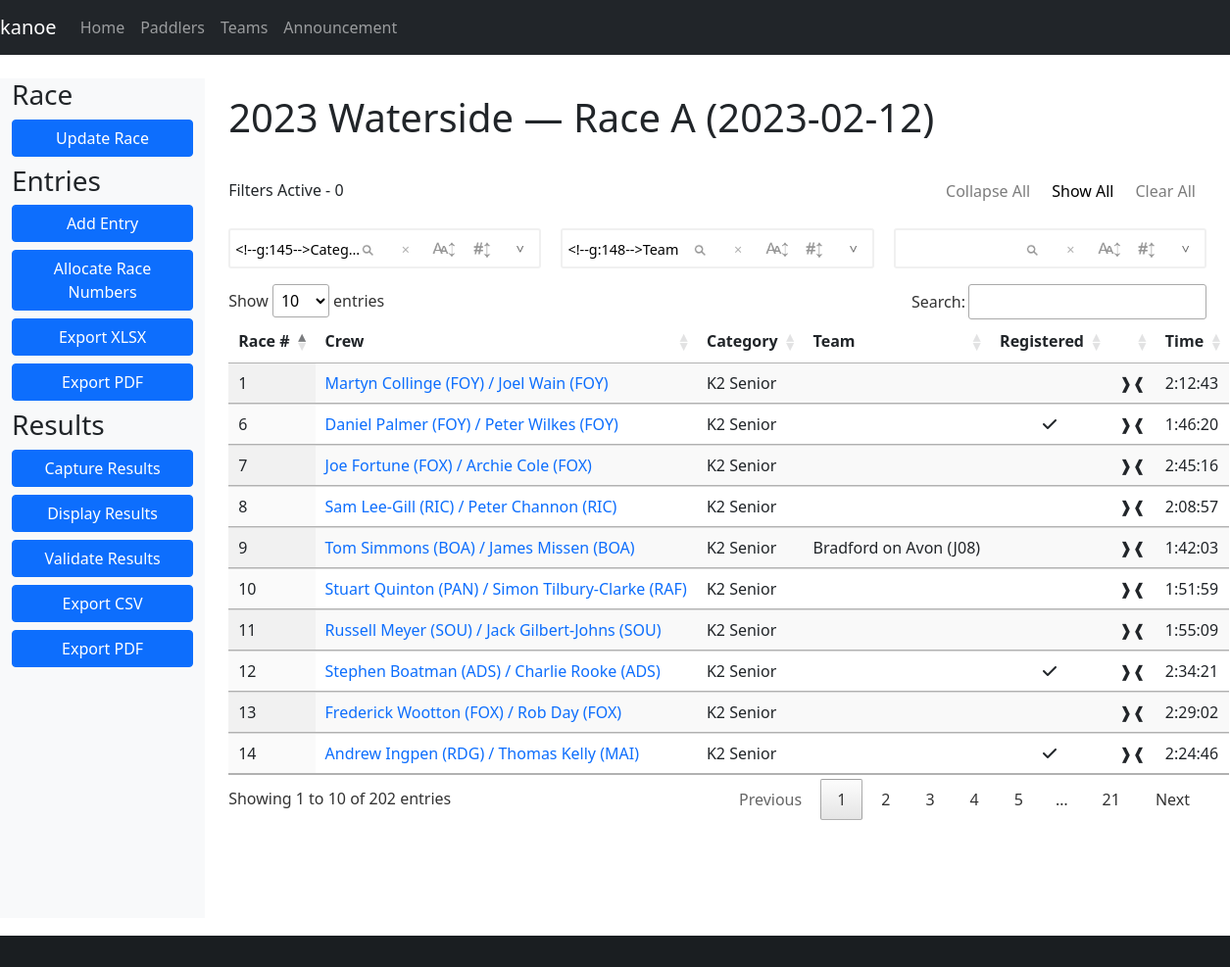
The page /race/1 on the database its author committed.
### database/database/race.py (models this page shows, shortened)
class Race(Base):
    __tablename__ = "race"
    __table_args__ = (UniqueConstraint("name", "date", name="uq_race_name_date"),)
    id = Column(Integer, primary_key=True)
    name = Column(String, nullable=False)
    date = Column(Date, nullable=False)
    series_id = Column(Integer, ForeignKey(Series.id), index=True)
    time_min_start = Column(String)
    time_max_start = Column(String)
    time_min_finish = Column(String)
    time_max_finish = Column(String)
    series = relationship(Series, backref="races", lazy="joined")

### database/database/entry.py (models this page shows, shortened)
class Entry(Base):
    __tablename__ = "entry"
    id = Column(Integer, primary_key=True)
    race_id = Column(Integer, ForeignKey(Race.id), index=True)
    category_id = Column(Integer, ForeignKey(Category.id), index=True)
    boat_type = Column(boat_type, index=True)
    entry_number = Column(Integer)
    online = Column(Boolean)
    series = Column(Boolean)
    series_id = Column(Integer, ForeignKey(Series.id), index=True)
    time_start = Column(String)
    time_finish = Column(String)
    time_adjustment = Column(Integer)
    registered = Column(Boolean, default=False, nullable=False)
    retired = Column(Boolean, default=False, nullable=False)
    scratched = Column(Boolean, default=False, nullable=False)
    disqualified = Column(Boolean, default=False, nullable=False)
    note = Column(Text)
    category = relationship(Category, backref="entries", lazy="joined")
    race = relationship(Race, backref="entries", lazy="joined")
    race_number = relationship("Number", secondary="number_entry", uselist=False)
    def __str__(self):
        names = [str(crew) for crew in self.crews]
        return " / ".join(names)
    @property
    def time(self):
        if self.time_start and self.time_finish:
            time_start = datetime.datetime.strptime(self.time_start, "%H:%M:%S")
            time_finish = datetime.datetime.strptime(self.time_finish, "%H:%M:%S")
            return (
                time_finish
                - time_start
                + datetime.timedelta(seconds=(self.time_adjustment or 0))
            )
        else:
            return None
    @property
    def team(self):
        teams = [crew.team for crew in self.crews]
        teams = list(set(teams))
        if len(teams) == 1:
            return teams[0]
        else:
            return None

### database/database/number.py (models this page shows, shortened)
class Number(Base):
    __tablename__ = "number"
    id = Column(Integer, primary_key=True)
    lost = Column(Boolean)
    def __str__(self):
        return str(self.id)

### database/database/club.py (models this page shows, shortened)
class Club(Base):
    __tablename__ = "club"
    id = Column(String(3), primary_key=True)
    name = Column(String)

### database/database/paddler.py (models this page shows, shortened)
class Paddler(Base):
    __tablename__ = "paddler"
    id = Column(Integer, primary_key=True)
    bcu = Column(Integer)  # BCU = British Canoe Union
    bcu_expiry = Column(Date)
    division = Column(Integer)
    title = Column(String)
    first = Column(String)
    middle = Column(String)
    last = Column(String)
    suffix = Column(String)
    dob = Column(Date)
    address = Column(String)
    email = Column(String)
    phone = Column(String)
    emergency_name = Column(String)
    emergency_phone = Column(String)
    age_group_id = Column(Integer, ForeignKey(AgeGroup.id), index=True)
    age_group = relationship(AgeGroup, backref="paddlers", lazy="joined")
    @hybrid_property
    def name(self):
        return combine_names(self.first, self.middle, self.last)

### database/database/category.py (models this page shows, shortened)
class Category(Base):
    __tablename__ = "category"
    __table_args__ = (UniqueConstraint("label", name="uq_category_label"),)
    id = Column(Integer, primary_key=True)
    label = Column(String)
    def __str__(self):
        return self.label

### database/database/team.py (models this page shows, shortened)
class Team(Base):
    __tablename__ = "team"
    __table_args__ = (
        UniqueConstraint("name", "series_id", name="uq_team_name_series"),
    )
    id = Column(Integer, primary_key=True)
    name = Column(String)
    team_type_id = Column(Integer, ForeignKey(TeamType.id), nullable=False)
    series_id = Column(Integer, ForeignKey(Series.id), index=True, nullable=False)
    type = relationship(TeamType, backref="teams")
    series = relationship(Series, backref="teams", lazy="joined")
    def __str__(self):
        return self.name

### kanoe/views/race.py (the view)
@blueprint.route("/race/<race_id>")
@login_required
def race(race_id):
    entries = session.query(db.Entry).filter(db.Entry.race_id == race_id).all()
    race = session.query(db.Race).get(race_id)
    return render_template("race.j2", race=race, entries=entries)

### database/database/crew.py (called while the page is built)
    def __str__(self):
        club = f" ({self.club.id})" if self.club else ""
        return f"{self.paddler.name}{club}"

### database/database/paddler.py (called while the page is built)
def combine_names(first, middle, last):
    name = [first, middle, last]
    name = list(filter(lambda item: item is not None, name))
    name = " ".join(name)
    name = name.strip()
    return name

### kanoe/templates/race.j2 (shortened to what this page needs)
{% extends "base-fluid.j2" %}
{% block styles %}
{% include 'common/datatables-css.j2' %}
{% include 'common/datatables-filter-css.j2' %}
{% endblock %}
{% block content %}
<h1>{{ race.name }} ({{ race.date }})</h1>
<div class="row">
    <div class="col-sm-12">
        <div id="wrapper" style="visibility: hidden;">
            <table id="entries" class="table table-striped display nowrap" style="width:100%;">
                <thead>
                    <tr>
                        <th>Race #</th>
                        <th>Crew</th>
                        <th>Category</th>
                        <th>Team</th>
                        <th>Registered</th>
                        <th></th>
                        <th>Time</th>
                    </tr>
                </thead>
                <tbody>
                    {% for entry in entries %}
                    <tr>
                        <td>{{ entry.race_number or "" }}</td>
                        <td><a href="{{ url_for('kanoe.entry', entry_id=entry.id) }}">{{ entry }}</a></td>
                        <td>{{ entry.category }}</td>
                        <td>{{ entry.team or "" }}</td>
                        <td class="text-center">{% if entry.registered %}<i class="fas fa-check"></i>{% endif %}</td>
                        <td>{% if entry.time_start %}❱{% endif %}{% if entry.time_start and entry.time_finish %}❰{%
                            endif %}</td>
                        {% if entry.time %}
                        <td data-sort="{{ entry.time.total_seconds() }}">{{ entry.time }}</td>
                        {% else %}
                        <td></td>
                        {% endif %}
                    </tr>
                    {% endfor %}
                </tbody>
            </table>
        </div>
    </div>
</div>
{% endblock %}
{% block sidebar %}
{% include 'sidebar-race.j2' %}
{% endblock %}

### kanoe/static/css/styles.css (style rules this page uses)
:root { --colour-yellow: #fed00c; --colour-yellow-muted: #ffe269; }
body { padding-top: 60px; }
.row > * { margin-top: 20px; }
a { text-decoration: none; }

### rows shown on the page
Race: name "2023 Waterside — Race A", date "2023-02-12"
Entry: race_number "1", last "Martyn Collinge (FOY) / Joel Wain (FOY)", category "K2 Senior", time "2:12:43"
Entry: race_number "6", last "Daniel Palmer (FOY) / Peter Wilkes (FOY)", category "K2 Senior", registered True (drawn), time "1:46:20"
Entry: race_number "7", last "Joe Fortune (FOX) / Archie Cole (FOX)", category "K2 Senior", time "2:45:16"
Entry: race_number "8", last "Sam Lee-Gill (RIC) / Peter Channon (RIC)", category "K2 Senior", time "2:08:57"
Entry: race_number "9", last "Tom Simmons (BOA) / James Missen (BOA)", category "K2 Senior", name "Bradford on Avon (J08)", time "1:42:03"
Entry: race_number "10", last "Stuart Quinton (PAN) / Simon Tilbury-Clarke (RAF)", category "K2 Senior", time "1:51:59"
Entry: race_number "11", last "Russell Meyer (SOU) / Jack Gilbert-Johns (SOU)", category "K2 Senior", time "1:55:09"
Entry: race_number "12", last "Stephen Boatman (ADS) / Charlie Rooke (ADS)", category "K2 Senior", registered True (drawn), time "2:34:21"
Entry: race_number "13", last "Frederick Wootton (FOX) / Rob Day (FOX)", category "K2 Senior", time "2:29:02"
Entry: race_number "14", last "Andrew Ingpen (RDG) / Thomas Kelly (MAI)", category "K2 Senior", registered True (drawn), time "2:24:46"
